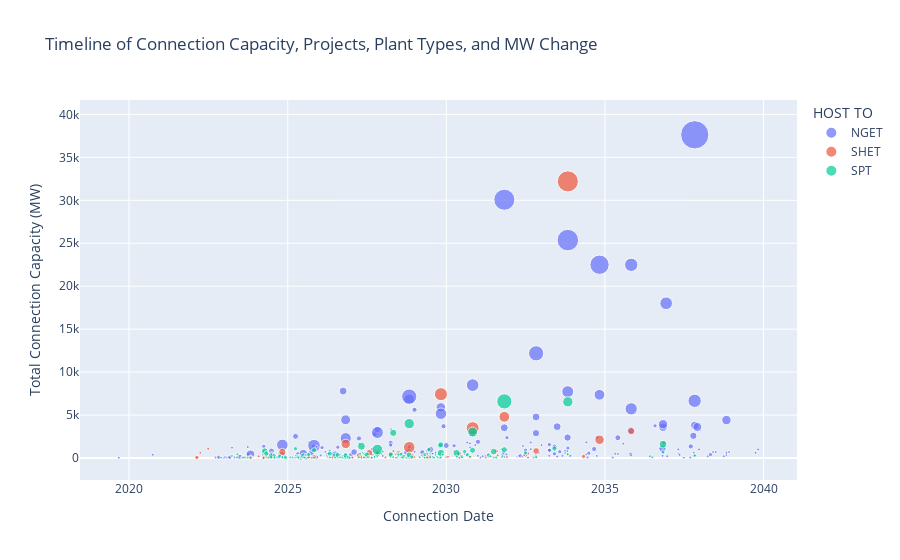

Write notebook code for a chart like this one.
### Code cell
# Grouping the data by 'Connection Date'
time_group = data.groupby(['Connection Date', 'HOST TO']).agg({
    'Connection Cap (MW)': 'sum',
    'Project Name': 'count',
    'Plant Type': 'nunique',
    'MW Change': 'sum'
}).reset_index()

# Create a scatter plot
timeline_plot = px.scatter(
    data_frame=time_group,
    x='Connection Date',
    y='Connection Cap (MW)',
    size='Project Name',  
    hover_name='Connection Date', 
    color='HOST TO',
    hover_data={
        'Project Name': True,
        'Plant Type': True,
        'MW Change': True
    },
    title='Timeline of Connection Capacity, Projects, Plant Types, and MW Change',
    labels={
        'Connection Cap (MW)': 'Total Entry Capacity (MW)',
        'MW Change': 'Total MW Change',
        'Project Name': 'Number of Projects',
        'Plant Type': 'Unique Plant Type'
    },
    # template='plotly_white'
)

# Update layout for improved aesthetics
timeline_plot.update_layout(
    yaxis_title='Total Connection Capacity (MW)',
    xaxis_title='Connection Date',
    legend_title='HOST TO',
    showlegend=True
)

# Show the plot
timeline_plot.show()

### Figure 1 — Plotly figure (JSON) as saved in the notebook; plotly's stock layout.template omitted (floating-point values rounded to 4 significant figures; data arrays with more than 128 entries replaced by an {"elided": "..."} marker saying what was removed)
{"data": [{"customdata": {"elided": "270x3 float values"}, "hovertemplate": "<b>%{hovertext}</b><br><br>HOST TO=NGET<br>Connection Date=%{x}<br>Total Entry Capacity (MW)=%{y}<br>Number of Projects=%{customdata[0]}<br>Unique Plant Type=%{customdata[1]}<br>Total MW Change=%{customdata[2]}<extra></extra>", "hovertext": {"elided": "270 str values"}, "legendgroup": "NGET", "marker": {"color": "#636efa", "size": {"elided": "270 int values"}, "sizemode": "area", "sizeref": 0.225, "symbol": "circle"}, "mode": "markers", "name": "NGET", "orientation": "v", "showlegend": true, "type": "scatter", "x": {"elided": "270 str values"}, "xaxis": "x", "y": {"elided": "270 float values"}, "yaxis": "y"}, {"customdata": {"elided": "85x3 float values"}, "hovertemplate": "<b>%{hovertext}</b><br><br>HOST TO=SHET<br>Connection Date=%{x}<br>Total Entry Capacity (MW)=%{y}<br>Number of Projects=%{customdata[0]}<br>Unique Plant Type=%{customdata[1]}<br>Total MW Change=%{customdata[2]}<extra></extra>", "hovertext": ["2022-02-15T00:00:00", "2022-02-21T00:00:00", "2022-04-01T00:00:00", "2022-07-01T00:00:00", "2023-07-31T00:00:00", "2023-10-31T00:00:00", "2024-02-01T00:00:00", "2024-03-29T00:00:00", "2024-03-31T00:00:00", "2024-04-01T00:00:00", "2024-04-30T00:00:00", "2024-05-31T00:00:00", "2024-06-30T00:00:00", "2024-07-01T00:00:00", "2024-10-31T00:00:00", "2025-04-30T00:00:00", "2025-06-30T00:00:00", "2025-08-30T00:00:00", "2025-08-31T00:00:00", "2025-10-31T00:00:00", "2026-04-01T00:00:00", "2026-05-31T00:00:00", "2026-07-31T00:00:00", "2026-08-31T00:00:00", "2026-09-30T00:00:00", "2026-10-31T00:00:00", "2027-01-15T00:00:00", "2027-03-31T00:00:00", "2027-04-01T00:00:00", "2027-04-25T00:00:00", "2027-04-30T00:00:00", "2027-05-31T00:00:00", "2027-06-30T00:00:00", "2027-07-31T00:00:00", "2027-08-01T00:00:00", "2027-08-31T00:00:00", "2027-09-30T00:00:00", "2027-10-30T00:00:00", "2027-10-31T00:00:00", "2028-02-01T00:00:00", "2028-03-30T00:00:00", "2028-04-01T00:00:00", "2028-05-31T00:00:00", "2028-06-30T00:00:00", "2028-07-31T00:00:00", "2028-08-31T00:00:00", "2028-10-30T00:00:00", "2028-10-31T00:00:00", "2028-11-30T00:00:00", "2028-12-31T00:00:00", "2029-03-31T00:00:00", "2029-05-01T00:00:00", "2029-05-30T00:00:00", "2029-05-31T00:00:00", "2029-06-30T00:00:00", "2029-07-30T00:00:00", "2029-07-31T00:00:00", "2029-09-18T00:00:00", "2029-09-28T00:00:00", "2029-09-30T00:00:00", "2029-10-31T00:00:00", "2030-01-01T00:00:00", "2030-01-20T00:00:00", "2030-04-30T00:00:00", "2030-05-30T00:00:00", "2030-05-31T00:00:00", "2030-06-01T00:00:00", "2030-09-30T00:00:00", "2030-10-31T00:00:00", "2031-03-31T00:00:00", "2031-04-30T00:00:00", "2031-06-30T00:00:00", "2031-07-31T00:00:00", "2031-08-15T00:00:00", "2031-10-31T00:00:00", "2031-11-30T00:00:00", "2032-06-30T00:00:00", "2032-07-31T00:00:00", "2032-10-01T00:00:00", "2032-10-31T00:00:00", "2033-10-31T00:00:00", "2034-04-30T00:00:00", "2034-10-31T00:00:00", "2035-10-31T00:00:00", "2036-11-11T00:00:00"], "legendgroup": "SHET", "marker": {"color": "#EF553B", "size": [1, 2, 1, 1, 1, 2, 1, 1, 2, 1, 1, 2, 2, 1, 6, 1, 1, 1, 2, 3, 2, 1, 1, 1, 2, 10, 1, 1, 3, 1, 1, 1, 2, 5, 1, 1, 1, 1, 6, 1, 1, 3, 1, 4, 1, 2, 2, 15, 3, 1, 1, 1, 1, 3, 2, 1, 1, 1, 1, 1, 19, 1, 1, 1, 3, 1, 1, 2, 19, 1, 1, 1, 2, 1, 13, 1, 3, 1, 1, 5, 50, 2, 10, 6, 2], "sizemode": "area", "sizeref": 0.225, "symbol": "circle"}, "mode": "markers", "name": "SHET", "orientation": "v", "showlegend": true, "type": "scatter", "x": ["2022-02-15T00:00:00", "2022-02-21T00:00:00", "2022-04-01T00:00:00", "2022-07-01T00:00:00", "2023-07-31T00:00:00", "2023-10-31T00:00:00", "2024-02-01T00:00:00", "2024-03-29T00:00:00", "2024-03-31T00:00:00", "2024-04-01T00:00:00", "2024-04-30T00:00:00", "2024-05-31T00:00:00", "2024-06-30T00:00:00", "2024-07-01T00:00:00", "2024-10-31T00:00:00", "2025-04-30T00:00:00", "2025-06-30T00:00:00", "2025-08-30T00:00:00", "2025-08-31T00:00:00", "2025-10-31T00:00:00", "2026-04-01T00:00:00", "2026-05-31T00:00:00", "2026-07-31T00:00:00", "2026-08-31T00:00:00", "2026-09-30T00:00:00", "2026-10-31T00:00:00", "2027-01-15T00:00:00", "2027-03-31T00:00:00", "2027-04-01T00:00:00", "2027-04-25T00:00:00", "2027-04-30T00:00:00", "2027-05-31T00:00:00", "2027-06-30T00:00:00", "2027-07-31T00:00:00", "2027-08-01T00:00:00", "2027-08-31T00:00:00", "2027-09-30T00:00:00", "2027-10-30T00:00:00", "2027-10-31T00:00:00", "2028-02-01T00:00:00", "2028-03-30T00:00:00", "2028-04-01T00:00:00", "2028-05-31T00:00:00", "2028-06-30T00:00:00", "2028-07-31T00:00:00", "2028-08-31T00:00:00", "2028-10-30T00:00:00", "2028-10-31T00:00:00", "2028-11-30T00:00:00", "2028-12-31T00:00:00", "2029-03-31T00:00:00", "2029-05-01T00:00:00", "2029-05-30T00:00:00", "2029-05-31T00:00:00", "2029-06-30T00:00:00", "2029-07-30T00:00:00", "2029-07-31T00:00:00", "2029-09-18T00:00:00", "2029-09-28T00:00:00", "2029-09-30T00:00:00", "2029-10-31T00:00:00", "2030-01-01T00:00:00", "2030-01-20T00:00:00", "2030-04-30T00:00:00", "2030-05-30T00:00:00", "2030-05-31T00:00:00", "2030-06-01T00:00:00", "2030-09-30T00:00:00", "2030-10-31T00:00:00", "2031-03-31T00:00:00", "2031-04-30T00:00:00", "2031-06-30T00:00:00", "2031-07-31T00:00:00", "2031-08-15T00:00:00", "2031-10-31T00:00:00", "2031-11-30T00:00:00", "2032-06-30T00:00:00", "2032-07-31T00:00:00", "2032-10-01T00:00:00", "2032-10-31T00:00:00", "2033-10-31T00:00:00", "2034-04-30T00:00:00", "2034-10-31T00:00:00", "2035-10-31T00:00:00", "2036-11-11T00:00:00"], "xaxis": "x", "y": [10, 75, 600, 1075, 40, 37.5, 200, 20.62, 36, 800, 106, 48, 65.99, 443, 704.1, 50, 20, 49.9, 136, 104.3, 400.8, 49.9, 70, 77, 117.9, 1640.0, 45, 49.7, 316, 207.6, 50, 105, 169, 612.8, 99, 49.5, 34.8, 210, 555.3, 68, 105, 462, 36, 517.4, 450, 118.3, 40.8, 1250.0, 264.9, 100, 300, 49.5, 105, 127, 135, 79.2, 149, 168, 112.2, 200, 7432.0, 90, 144.8, 150, 470, 44, 36, 153, 3473.0, 45, 138, 50, 800, 300, 4794, 104, 394.7, 500, 50, 819.2, 32210.0, 181.4, 2121.0, 3119.0, 1745.0], "yaxis": "y"}, {"customdata": {"elided": "151x3 float values"}, "hovertemplate": "<b>%{hovertext}</b><br><br>HOST TO=SPT<br>Connection Date=%{x}<br>Total Entry Capacity (MW)=%{y}<br>Number of Projects=%{customdata[0]}<br>Unique Plant Type=%{customdata[1]}<br>Total MW Change=%{customdata[2]}<extra></extra>", "hovertext": {"elided": "151 str values"}, "legendgroup": "SPT", "marker": {"color": "#00cc96", "size": {"elided": "151 int values"}, "sizemode": "area", "sizeref": 0.225, "symbol": "circle"}, "mode": "markers", "name": "SPT", "orientation": "v", "showlegend": true, "type": "scatter", "x": {"elided": "151 str values"}, "xaxis": "x", "y": {"elided": "151 float values"}, "yaxis": "y"}], "layout": {"legend": {"itemsizing": "constant", "title": {"text": "HOST TO"}, "tracegroupgap": 0}, "showlegend": true, "title": {"text": "Timeline of Connection Capacity, Projects, Plant Types, and MW Change"}, "xaxis": {"anchor": "y", "domain": [0, 1], "title": {"text": "Connection Date"}}, "yaxis": {"anchor": "x", "domain": [0, 1], "title": {"text": "Total Connection Capacity (MW)"}}}}
